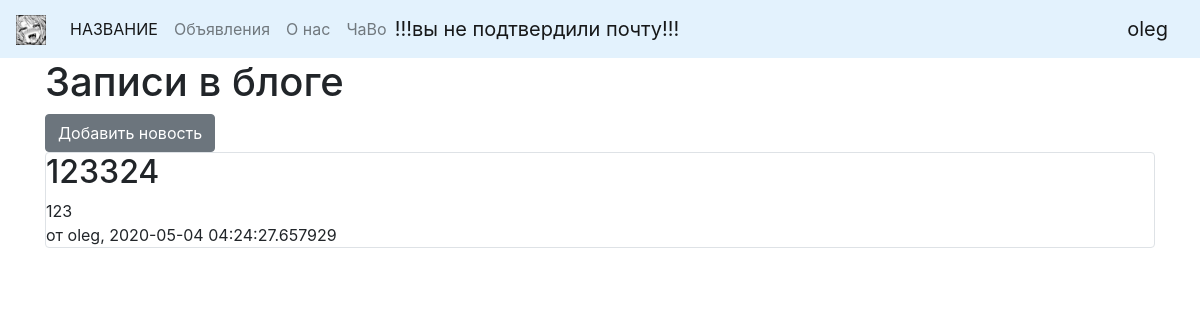
Before: /goods (signed in) with the older database file.
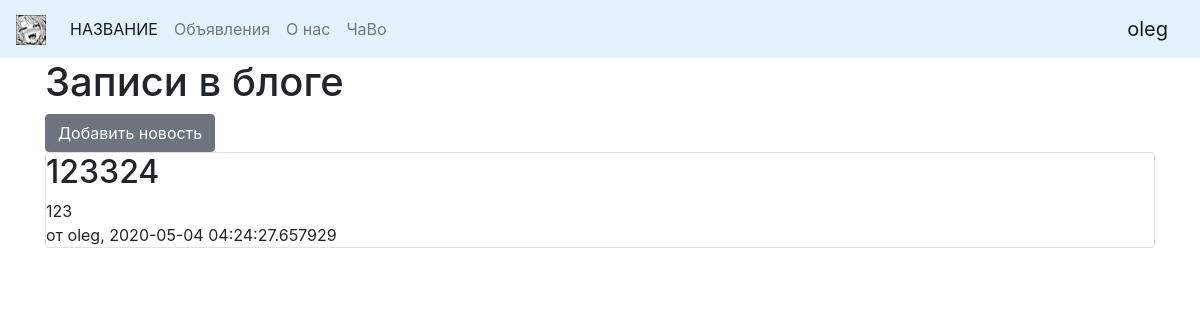
After: the same page with the newer database file.
### data/users.py (models this page shows, shortened)
class User(SqlAlchemyBase, UserMixin):
    __tablename__ = 'users'
    id = sqlalchemy.Column(sqlalchemy.Integer,
                           primary_key=True, autoincrement=True)
    name = sqlalchemy.Column(sqlalchemy.String, nullable=True)
    about = sqlalchemy.Column(sqlalchemy.String, nullable=True)
    email = sqlalchemy.Column(sqlalchemy.String,
                              index=True, unique=True, nullable=True)
    hashed_password = sqlalchemy.Column(sqlalchemy.String, nullable=True)
    is_activate = sqlalchemy.Column(sqlalchemy.Boolean, default=False)
    uuid = sqlalchemy.Column(sqlalchemy.String, nullable=True)
    created_date = sqlalchemy.Column(sqlalchemy.String, nullable=True)
    news = orm.relation("News", back_populates='user')

### data/news.py (models this page shows)
class News(SqlAlchemyBase):
    __tablename__ = 'news'
    id = sqlalchemy.Column(sqlalchemy.Integer,
                           primary_key=True, autoincrement=True)
    title = sqlalchemy.Column(sqlalchemy.String, nullable=True)
    content = sqlalchemy.Column(sqlalchemy.String, nullable=True)
    created_date = sqlalchemy.Column(sqlalchemy.DateTime,
                                     default=datetime.datetime.now)
    is_private = sqlalchemy.Column(sqlalchemy.Boolean, default=True)
    user_id = sqlalchemy.Column(sqlalchemy.Integer,
                                sqlalchemy.ForeignKey("users.id"))
    categories = orm.relation("Category",
                              secondary="association",
                              backref="news")
    user = orm.relation('User')

### main.py (the view)
@app.route("/goods")
def goods():
    session = db_session.create_session()
    news = session.query(News).filter(News.is_private != True)
    if current_user.is_authenticated:
        news = session.query(News).filter(
            (News.user == current_user) | (News.is_private != True))
    else:
        news = session.query(News).filter(News.is_private != True)
    return render_template("index.html", title="Объявления", news=news)

### data/db_session.py (called while the page is built)
def create_session() -> Session:
    global __factory
    return __factory()

### main.py (called while the page is built)
@login_manager.user_loader
def load_user(user_id):
    session = db_session.create_session()
    return session.query(User).get(user_id)

### templates/index.html (shortened to what this page needs)
{% extends "base.html" %}
{% block content %}
<h1>Записи в блоге</h1>
{% if current_user.is_authenticated %}
    <a href="news" class="btn btn-secondary">Добавить новость</a>
{% endif %}
{% for item in news%}
<div class="col-md6 border rounded">
    <h2>{{item.title}}</h2>
    <div>
        {{item.content}}
    </div>
    <div>
        от {{item.user.name}}, {{item.created_date}}
    </div>
</div>
{% endfor %}
{% endblock %}

### templates/base.html (shortened to what this page needs)
<!doctype html>
<html lang="ru">
<head>
    <link rel="stylesheet"
          href="https://stackpath.bootstrapcdn.com/bootstrap/4.4.1/css/bootstrap.min.css"
>
</head>
<body>
<header>
    <nav class="navbar navbar-expand-lg navbar-light" style="background-color: #e3f2fd;">
    <a class="navbar-brand">
        <img src="/static/img/DO_NOT_DELETE.jpg" width="30" height="30" alt="">
    </a>
    <div class="collapse navbar-collapse">
        <div class="navbar-nav">
            <a class="nav-item nav-link active" href="/">НАЗВАНИЕ <span class="sr-only">(current)</span></a>
            <a class="nav-item nav-link" href="/goods">Объявления</a>
            <a class="nav-item nav-link" href="/about">О нас</a>
            <a class="nav-item nav-link" href="/faq">ЧаВо</a>
            {% if current_user.is_authenticated and not current_user.is_activate %}
                <a class="navbar-brand" href="/accept/{{ current_user.id }}">!!!вы не подтвердили почту!!!</a>
            {% endif %}
        </div>
    </div>
    {% if current_user.is_authenticated %}
        <a class="navbar-brand" href="/logout">{{ current_user.name }}</a>
    {% else %}
        <p>
            <a class="btn btn-primary " href="/register">Зарегистрироваться</a>
            <a class="btn btn-success" href="/login">Войти</a>
        </p>
    {% endif %}
    </nav>
</header>
<main role="main" class="container">
    {% block content %}{% endblock %}
</main>
</body>
</html>

Changed rows visible on the page:
changed User "oleg": is_activate False → True (drawn)
Other visible differences:
text no longer shown: "!!!вы не подтвердили почту!!!"
